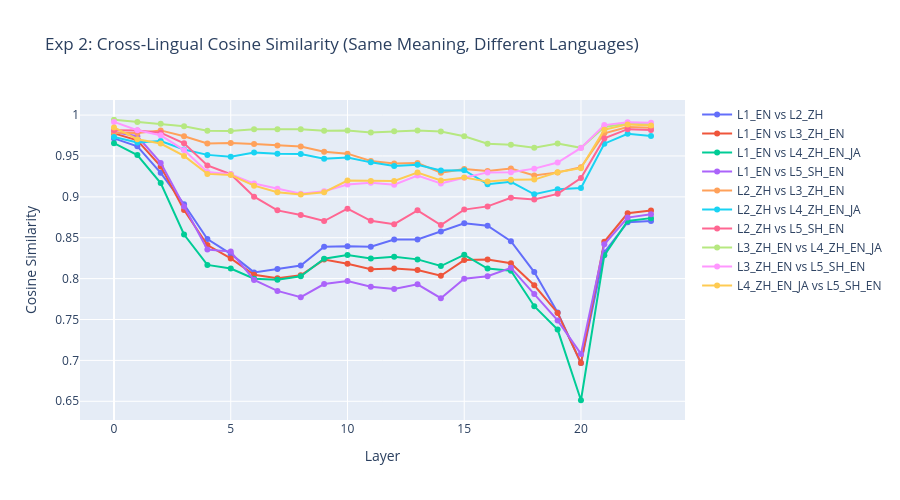

Source (notebook cell):
### Markdown cell above
## Experiment 2: Cross-Lingual Cosine Similarity

Do same-meaning sentences in different languages converge to the same representation?

### Code cell
print("## Experiment 2: Cross-Lingual Cosine Similarity\n")

resids = {}
for level, pair in multilingual_pairs.items():
    resids[level] = get_resid_at_last_token(model, pair["implicit"])

cos_sim = torch.nn.CosineSimilarity(dim=0)
levels = list(multilingual_pairs.keys())
level_pairs = [(levels[i], levels[j]) for i in range(len(levels)) for j in range(i+1, len(levels))]

fig = go.Figure()
for lA, lB in level_pairs:
    sims = [cos_sim(resids[lA][l], resids[lB][l]).item() for l in range(model.cfg.n_layers)]
    fig.add_trace(go.Scatter(x=list(range(model.cfg.n_layers)), y=sims, mode="lines+markers", name=f"{lA} vs {lB}"))

fig.update_layout(title="Exp 2: Cross-Lingual Cosine Similarity (Same Meaning, Different Languages)",
                  xaxis_title="Layer", yaxis_title="Cosine Similarity", height=500, width=900)
fig.write_image(f"{SAVE_DIR}/exp2_cosine_similarity.png", scale=2)
fig.show()

### Figure 1 — Plotly figure (JSON) as saved in the notebook; plotly's stock layout.template omitted (floating-point values rounded to 4 significant figures)
{"data": [{"mode": "lines+markers", "name": "L1_EN vs L2_ZH", "type": "scatter", "x": [0, 1, 2, 3, 4, 5, 6, 7, 8, 9, 10, 11, 12, 13, 14, 15, 16, 17, 18, 19, 20, 21, 22, 23], "y": [0.9715, 0.9618, 0.9294, 0.8909, 0.8483, 0.8302, 0.8076, 0.8119, 0.8161, 0.8389, 0.8397, 0.8389, 0.8479, 0.8479, 0.8576, 0.8677, 0.8647, 0.8458, 0.808, 0.7586, 0.6968, 0.832, 0.8691, 0.8706]}, {"mode": "lines+markers", "name": "L1_EN vs L3_ZH_EN", "type": "scatter", "x": [0, 1, 2, 3, 4, 5, 6, 7, 8, 9, 10, 11, 12, 13, 14, 15, 16, 17, 18, 19, 20, 21, 22, 23], "y": [0.9776, 0.9691, 0.9373, 0.884, 0.841, 0.8247, 0.8048, 0.8004, 0.804, 0.8233, 0.8182, 0.8116, 0.8122, 0.8105, 0.8035, 0.8227, 0.8233, 0.8188, 0.7919, 0.758, 0.6967, 0.8451, 0.8799, 0.8834]}, {"mode": "lines+markers", "name": "L1_EN vs L4_ZH_EN_JA", "type": "scatter", "x": [0, 1, 2, 3, 4, 5, 6, 7, 8, 9, 10, 11, 12, 13, 14, 15, 16, 17, 18, 19, 20, 21, 22, 23], "y": [0.9656, 0.9511, 0.9169, 0.8539, 0.8168, 0.8124, 0.7998, 0.7985, 0.8028, 0.8243, 0.8289, 0.8246, 0.8269, 0.8235, 0.8154, 0.8291, 0.8123, 0.8096, 0.7663, 0.7377, 0.6513, 0.8285, 0.8705, 0.874]}, {"mode": "lines+markers", "name": "L1_EN vs L5_SH_EN", "type": "scatter", "x": [0, 1, 2, 3, 4, 5, 6, 7, 8, 9, 10, 11, 12, 13, 14, 15, 16, 17, 18, 19, 20, 21, 22, 23], "y": [0.9794, 0.9741, 0.9415, 0.8882, 0.8357, 0.833, 0.7984, 0.785, 0.7773, 0.7934, 0.797, 0.7901, 0.7874, 0.793, 0.7761, 0.7999, 0.803, 0.8132, 0.7811, 0.7489, 0.7079, 0.8421, 0.8746, 0.8786]}, {"mode": "lines+markers", "name": "L2_ZH vs L3_ZH_EN", "type": "scatter", "x": [0, 1, 2, 3, 4, 5, 6, 7, 8, 9, 10, 11, 12, 13, 14, 15, 16, 17, 18, 19, 20, 21, 22, 23], "y": [0.9784, 0.9781, 0.9813, 0.9742, 0.9653, 0.9658, 0.9646, 0.9627, 0.9615, 0.9551, 0.9528, 0.9439, 0.9408, 0.9413, 0.9296, 0.934, 0.9315, 0.9346, 0.9261, 0.9299, 0.9362, 0.9776, 0.9853, 0.9844]}, {"mode": "lines+markers", "name": "L2_ZH vs L4_ZH_EN_JA", "type": "scatter", "x": [0, 1, 2, 3, 4, 5, 6, 7, 8, 9, 10, 11, 12, 13, 14, 15, 16, 17, 18, 19, 20, 21, 22, 23], "y": [0.9733, 0.9665, 0.9682, 0.9579, 0.9513, 0.949, 0.9543, 0.9527, 0.9523, 0.9466, 0.9481, 0.9422, 0.9376, 0.9393, 0.9323, 0.9326, 0.9155, 0.9184, 0.9031, 0.9094, 0.9107, 0.965, 0.9771, 0.9744]}, {"mode": "lines+markers", "name": "L2_ZH vs L5_SH_EN", "type": "scatter", "x": [0, 1, 2, 3, 4, 5, 6, 7, 8, 9, 10, 11, 12, 13, 14, 15, 16, 17, 18, 19, 20, 21, 22, 23], "y": [0.9813, 0.9812, 0.9785, 0.9655, 0.9384, 0.9277, 0.9002, 0.8835, 0.8777, 0.8704, 0.8855, 0.8707, 0.8665, 0.8835, 0.8656, 0.8844, 0.8884, 0.8988, 0.8968, 0.9037, 0.9229, 0.9715, 0.9828, 0.9816]}, {"mode": "lines+markers", "name": "L3_ZH_EN vs L4_ZH_EN_JA", "type": "scatter", "x": [0, 1, 2, 3, 4, 5, 6, 7, 8, 9, 10, 11, 12, 13, 14, 15, 16, 17, 18, 19, 20, 21, 22, 23], "y": [0.9943, 0.9916, 0.9894, 0.9862, 0.9809, 0.9806, 0.9826, 0.9826, 0.9825, 0.9809, 0.981, 0.9787, 0.9802, 0.9812, 0.9798, 0.9742, 0.9651, 0.9638, 0.96, 0.9653, 0.96, 0.9855, 0.9897, 0.9888]}, {"mode": "lines+markers", "name": "L3_ZH_EN vs L5_SH_EN", "type": "scatter", "x": [0, 1, 2, 3, 4, 5, 6, 7, 8, 9, 10, 11, 12, 13, 14, 15, 16, 17, 18, 19, 20, 21, 22, 23], "y": [0.9916, 0.9815, 0.9753, 0.9572, 0.9303, 0.9275, 0.9162, 0.9098, 0.9038, 0.9068, 0.915, 0.9173, 0.9148, 0.9261, 0.9163, 0.9233, 0.9299, 0.93, 0.9345, 0.942, 0.9598, 0.9878, 0.9912, 0.9905]}, {"mode": "lines+markers", "name": "L4_ZH_EN_JA vs L5_SH_EN", "type": "scatter", "x": [0, 1, 2, 3, 4, 5, 6, 7, 8, 9, 10, 11, 12, 13, 14, 15, 16, 17, 18, 19, 20, 21, 22, 23], "y": [0.9849, 0.9704, 0.9652, 0.9501, 0.9281, 0.9266, 0.9137, 0.9057, 0.9028, 0.9058, 0.92, 0.9195, 0.9194, 0.9298, 0.9201, 0.9237, 0.9186, 0.9208, 0.9211, 0.93, 0.9351, 0.9821, 0.9886, 0.9874]}], "layout": {"height": 500, "title": {"text": "Exp 2: Cross-Lingual Cosine Similarity (Same Meaning, Different Languages)"}, "width": 900, "xaxis": {"title": {"text": "Layer"}}, "yaxis": {"title": {"text": "Cosine Similarity"}}}}
